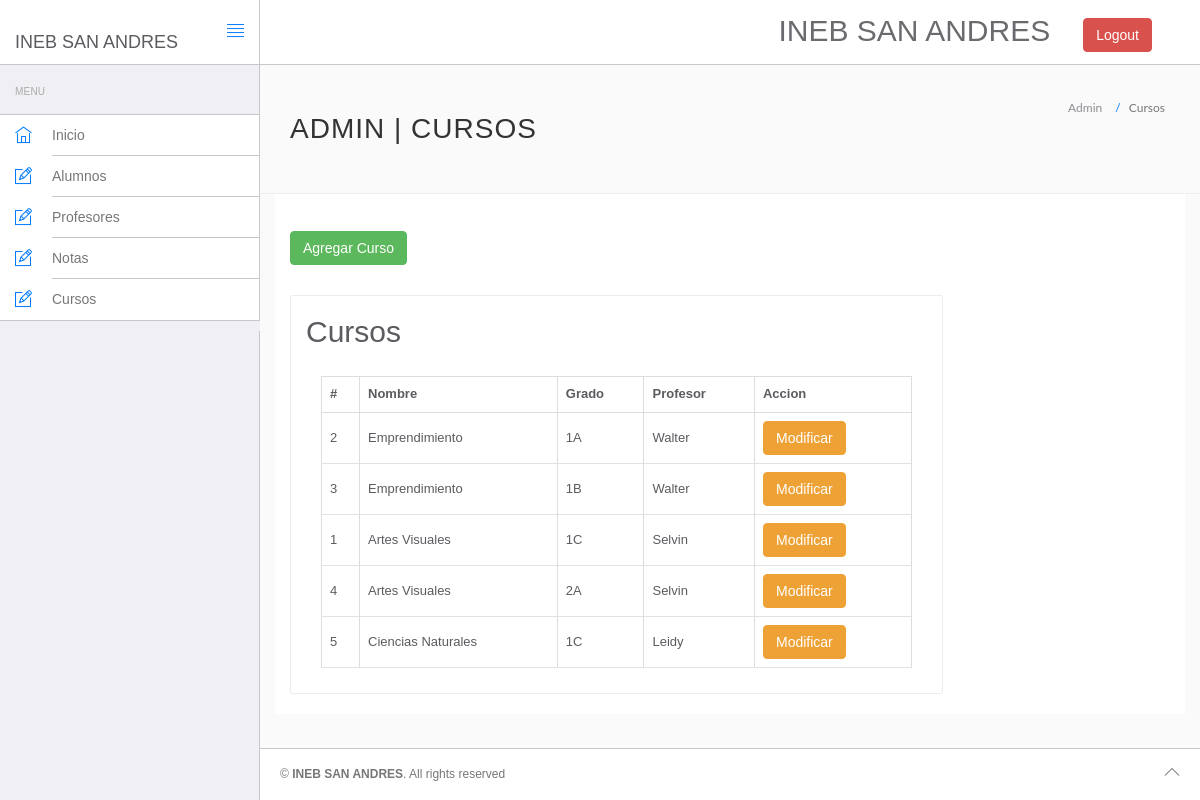
/proceso/admin/cursos.php, run on the app's committed database.
### tables this page shows
CREATE TABLE `curso` (
  `id_curso` int(11) NOT NULL,
  `nombre_curso` varchar(200) NOT NULL,
  `grado` int(11) NOT NULL,
  `profesor` int(11) NOT NULL
);

CREATE TABLE `grados` (
  `id_grado` int(11) NOT NULL,
  `nombre_grado` varchar(100) NOT NULL,
  `estado` int(11) NOT NULL DEFAULT 1
);

CREATE TABLE `profesor` (
  `id_prof` int(11) NOT NULL,
  `nombre` varchar(300) NOT NULL,
  `telefono` int(11) NOT NULL,
  `usuario` varchar(200) NOT NULL,
  `codigo` varchar(255) NOT NULL
);

### proceso/admin/cursos.php (the view, shortened to what this page needs)
<!DOCTYPE html>
<html lang="en">
<head>
    <link rel="stylesheet" href="vendor/bootstrap/css/bootstrap.min.css">
    <link rel="stylesheet" href="vendor/fontawesome/css/font-awesome.min.css">
    <link rel="stylesheet" href="vendor/themify-icons/themify-icons.min.css">
    <link rel="stylesheet" href="assets/css/styles.css">
    <link rel="stylesheet" href="assets/css/plugins.css">
    <link rel="stylesheet" href="assets/css/themes/theme-1.css" id="skin_color" />
</head>
<body>
    <div id="app">
        <?php include('include/sidebar.php'); ?>
        <div class="app-content">
            <?php include('include/header.php'); ?>
            <div class="main-content">
                <div class="wrap-content container" id="container">
                    <section id="page-title">
                        <div class="row">
                            <div class="col-sm-8">
                                <h1 class="mainTitle">Admin | Cursos</h1>
                            </div>
                            <ol class="breadcrumb">
                                <li>
                                    <span>Admin</span>
                                </li>
                                <li class="active">
                                    <span>Cursos</span>
                                </li>
                            </ol>
                    </section>
                    <div class="container-fluid bg-white">
                        <br>
                        <br>
                        <button onclick="window.location.href='addcurso.php';" type="button" class="btn btn-success">Agregar Curso</button>
                        <div class="row">
                            <div class="col-md-12">
                                <div class="row margin-top-30">
                                    <div class="col-sm-9 bg-light p-3 border">
                                        <div class="panel panel-white">
                                            <div class="container">
                                                <br>
                                                <h2>Cursos</h2>
                                                <br>
                                                <?php
                                                $servername = "localhost";
                                                $username = "root";
                                                $password = "";
                                                $dbname = "san-andres";
                                                $conn = new mysqli($servername, $username, $password, $dbname);
                                                $sql = "SELECT C.id_curso, C.nombre_curso, G.nombre_grado, P.nombre
                                                        FROM curso C
                                                        INNER JOIN grados G ON G.id_grado = C.grado
                                                        INNER JOIN profesor P ON P.id_prof = C.profesor";
                                                $result = $conn->query($sql);
                                                ?>
                                                <div class="container">
                                                    <table class="table table-bordered">
                                                        <thead>
                                                            <tr>
                                                                <th>#</th>
                                                                <th>Nombre</th>
                                                                <th>Grado</th>
                                                                <th>Profesor</th>
                                                                <th>Accion</th>
                                                            </tr>
                                                        </thead>
                                                        <tbody>
                                                            <?php
                                                            if ($result->num_rows > 0) {
                                                                while($row = $result->fetch_assoc()) {
                                                                    echo "<tr>
                                                                        <td>" . $row["id_curso"] . "</td>
                                                                        <td>" . $row["nombre_curso"] . "</td>
                                                                        <td>" . $row["nombre_grado"] . "</td>
                                                                        <td>" . $row["nombre"] . "</td>
                                                                        <td><button type='button' class='btn btn-warning' onclick='openModal(". $row["id_curso"] .")'>Modificar</button></td>
                                                                    </tr>";
                                                                }
                                                            } else {
                                                                echo "<tr><td colspan='5'>No se encontraron datos</td></tr>";
                                                            }
                                                            ?>
                                                        </tbody>
                                                    </table>
                                                </div>
                                            </div>
                                        </div>
                                    </div>
                                </div>
                            </div>
                        </div>
                    </div>
                </div>
            </div>
        </div>
        <?php include('include/footer.php'); ?>
    </div>
</body>
</html>

### proceso/admin/include/sidebar.php
<div class="sidebar app-aside" id="sidebar">
				<div class="sidebar-container perfect-scrollbar">
<nav>
						<div class="navbar-title">
							<span>Menu</span>
						</div>
						<ul class="main-navigation-menu">
							<li>
								<a href="dashboard.php">
									<div class="item-content">
										<div class="item-media">
											<i class="ti-home"></i>
										</div>
										<div class="item-inner">
											<span class="title"> Inicio </span>
										</div>
									</div>
								</a>
							</li>
							<li>
								<a href="alumnos.php">
									<div class="item-content">
										<div class="item-media">
											<i class="ti-pencil-alt"></i>
										</div>
										<div class="item-inner">
											<span class="title"> Alumnos </span>
										</div>
									</div>
								</a>
							</li>
							<li>
								<a href="profesores.php">
									<div class="item-content">
										<div class="item-media">
											<i class="ti-pencil-alt"></i>
										</div>
										<div class="item-inner">
											<span class="title"> Profesores </span>
										</div>
									</div>
								</a>
							</li>
							<li>
								<a href="vernotas.php">
									<div class="item-content">
										<div class="item-media">
											<i class="ti-pencil-alt"></i>
										</div>
										<div class="item-inner">
											<span class="title"> Notas </span>
										</div>
									</div>
								</a>
							</li>
							<li>
								<a href="cursos.php">
									<div class="item-content">
										<div class="item-media">
											<i class="ti-pencil-alt"></i>
										</div>
										<div class="item-inner">
											<span class="title"> Cursos </span>
										</div>
									</div>
								</a>
							</li>
						</ul>
					</nav>
					</div>
			</div>

### proceso/admin/include/header.php (shortened to what this page needs)
<header class="navbar navbar-default navbar-static-top">
	<div class="navbar-header">
		<a class="navbar-brand" href="../../index.html">
			<h4 style="padding-top:20% ">INEB SAN ANDRES</h4>
		</a>
		<a href="#" class="sidebar-toggler pull-right visible-md visible-lg" data-toggle-class="app-sidebar-closed" data-toggle-target="#app">
			<i class="ti-align-justify"></i>
		</a>
	</div>
	<div class="navbar-collapse collapse">
		<ul class="nav navbar-right">
			<li style="padding-top:2% ">
				<a href="dashboard.php">
					<h2>INEB SAN ANDRES</h2>
				</a>
			</li>
			<li style="padding-top:3% ">
			<a href="login.php"><button type="submit" class="btn btn-danger">Logout</button></a>
			</li>
		</ul>
	</div>
</header>

### proceso/admin/include/footer.php
<footer>
				<div class="footer-inner">
					<div class="pull-left">
						&copy; <span class="current-year"></span><span class="text-bold text-uppercase">INEB SAN ANDRES</span>. <span>All rights reserved</span>
					</div>
					<div class="pull-right">
						<span class="go-top"><i class="ti-angle-up"></i></span>
					</div>
				</div>
			</footer>

### proceso/admin/assets/css/plugins.css (style rules this page uses)
.perfect-scrollbar { overflow-y: hidden !important; }

### proceso/admin/assets/css/themes/theme-1.css (style rules this page uses)
body { background: #FAFAFA; }
header .navbar-header { background: #ffffff !important; border-right-color: #c8c7cc !important; border-bottom-color: #c8c7cc !important; }
header .navbar-header .sidebar-toggler, header .navbar-header .sidebar-mobile-toggler { color: #007aff !important; }
header .navbar-header .navbar-brand { color: #777 !important; }
header .navbar-collapse { background: #ffffff !important; border-bottom-color: #c8c7cc !important; box-shadow: none !important; }
header .navbar-collapse .navbar-right > li > a { color: #777; }
#sidebar { background: #EFEFF4 !important; }
#sidebar:before { border-right-width: "1px" !important; border-right-style: solid; border-right-color: #c8c7cc !important; }
#sidebar nav { border-right-width: "1px" !important; border-right-style: solid; border-right-color: #c8c7cc !important; }
#sidebar nav .navbar-title { color: #aaaaaa; }
#sidebar nav > ul { background: #ffffff !important; border-bottom-color: #c8c7cc !important; border-top-color: #c8c7cc !important; }
#sidebar nav > ul > li > a .item-media > i { color: #007aff !important; }
#sidebar nav > ul > li > a .item-inner { color: #777 !important; border-bottom-color: #c8c7cc; }
#app > footer { background: #ffffff !important; border-top-color: #c8c7cc !important; color: #777; }

### data on the page
curso: id_curso "2", nombre_curso "Emprendimiento", grado.nombre_grado "1A", profesor.nombre "Walter"
curso: id_curso "3", nombre_curso "Emprendimiento", grado.nombre_grado "1B", profesor.nombre "Walter"
curso: id_curso "1", nombre_curso "Artes Visuales", grado.nombre_grado "1C", profesor.nombre "Selvin"
curso: id_curso "4", nombre_curso "Artes Visuales", grado.nombre_grado "2A", profesor.nombre "Selvin"
curso: id_curso "5", nombre_curso "Ciencias Naturales", grado.nombre_grado "1C", profesor.nombre "Leidy"
